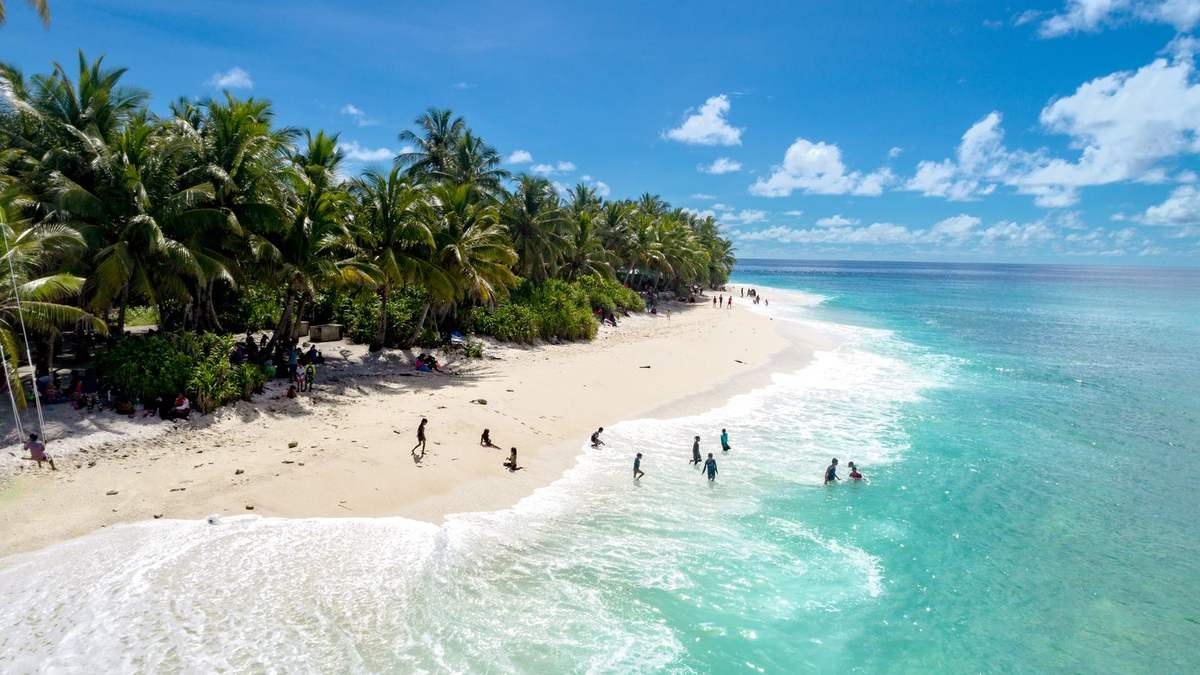
#> input picture brand/destination-photos/beach.jpg, 1200 x 675 px
$ python -i overlays.py   (imports and definitions only)
#> lines starting #> are read from the running program, lines starting #| are printed output that depends on the picture; after the words box and inside, x2 and y2 are one past the last pixel; in counts of white or black regions, pixels touching at a corner belong together
"""Deterministic 1080x1920 transparent overlays (never let the video model render text):
type labels, dialogue captions, supers, and the plug's real-app pop-in cards."""

from __future__ import annotations

from pathlib import Path

from PIL import Image, ImageDraw, ImageFilter, ImageFont

W, H = 1080, 1920
REPO = Path(__file__).resolve().parents[4]
FONT_B = str(REPO / "assets/fonts/Inter-Bold.ttf")
FONT_R = str(REPO / "assets/fonts/Inter-Regular.ttf")
AMBER = (255, 184, 28)
NAVY = (12, 27, 51)


def font(size: int, bold: bool = True) -> ImageFont.FreeTypeFont:
    return ImageFont.truetype(FONT_B if bold else FONT_R, size)


# [87 lines left out: functions _wrap, label, stroke_text, hook, card, not called in this run]


def app_card(src: Path, out: Path, scale: float = 0.5, x: int = 500, y: int = 330) -> None:
    """A real Play-store frame as a rounded floating card with a shadow (plug pop-ins)."""
#> called with out = 'out.png', scale = 0.5, x = 500, y = 330
    shot = Image.open(src).convert("RGB")
#> shot is the input picture: PIL image 1200x675 RGB; mean R, G, B 124.1, 161.1, 170.7
    w, h = int(W * scale), int(H * scale)
    shot = shot.resize((w, h), Image.LANCZOS)
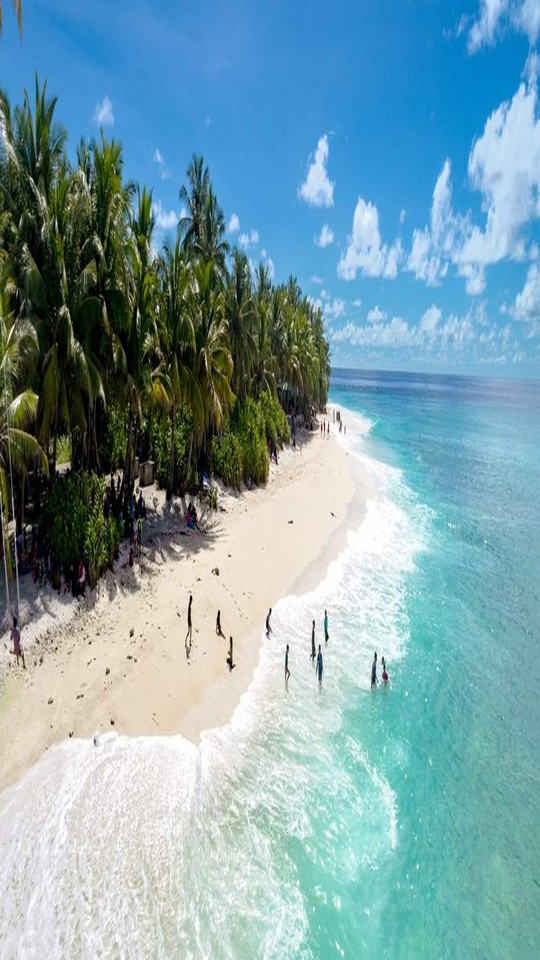
#> shot: PIL image 540x960 RGB; mean R, G, B 124.1, 161.1, 170.7
    mask = Image.new("L", (w, h), 0)
#> mask: PIL image 540x960 L; every value is 0
    ImageDraw.Draw(mask).rounded_rectangle([0, 0, w, h], 36, fill=255)
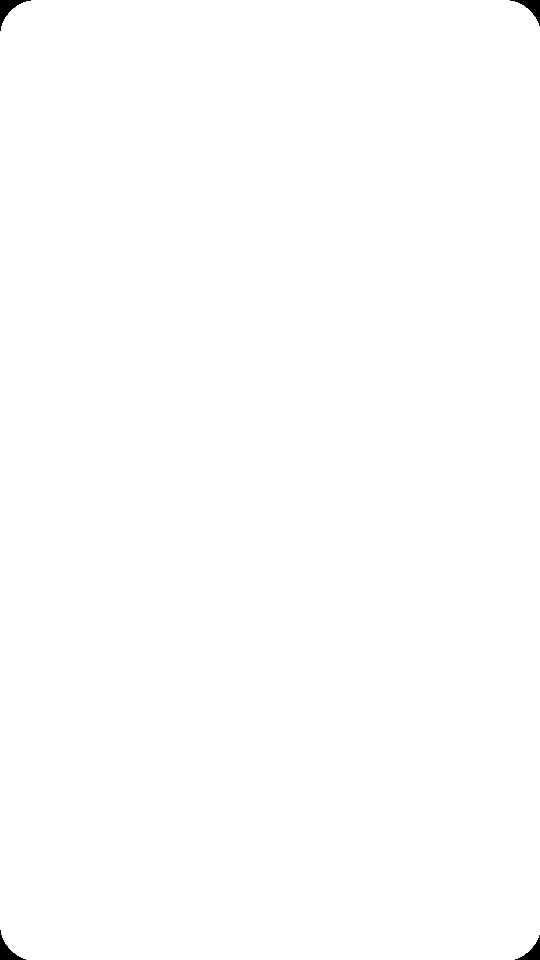
#> mask: PIL image 540x960 L; 99.8% white; 4 black regions, box (x1, y1, x2, y2) and area: (0, 0, 31, 31) 287, (510, 0, 540, 26) 256, (0, 930, 26, 960) 256, (515, 935, 540, 960) 226
    im = Image.new("RGBA", (W, H), (0, 0, 0, 0))
#> im: PIL image 1080x1920 RGBA; every value is 0
    sh = Image.new("RGBA", (W, H), (0, 0, 0, 0))
    ImageDraw.Draw(sh).rounded_rectangle([x, y + 14, x + w, y + h + 14], 36, fill=(0, 0, 0, 140))
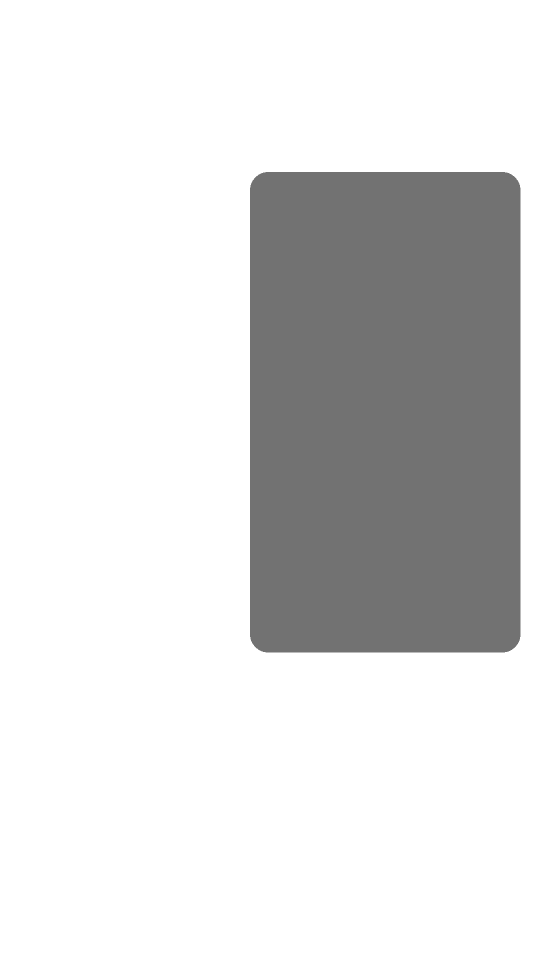
#> sh: PIL image 1080x1920 RGBA (shown at 1/2 size); mean R, G, B, A 0, 0, 0, 35; transparent parts drawn white
    im = Image.alpha_composite(im, sh.filter(ImageFilter.GaussianBlur(18)))
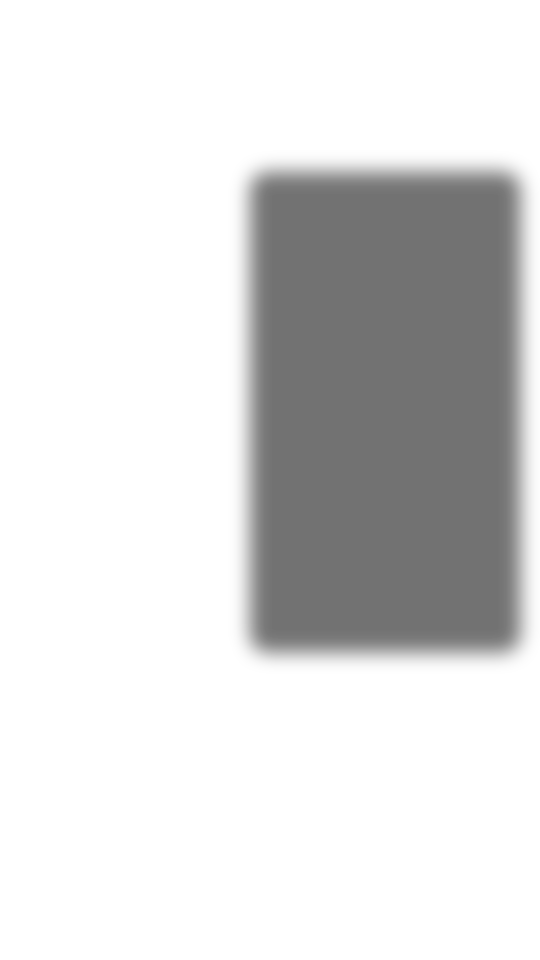
#> im: PIL image 1080x1920 RGBA (shown at 1/2 size); mean R, G, B, A 0, 0, 0, 35; transparent parts drawn white
    border = Image.new("RGBA", (w + 12, h + 12), (0, 0, 0, 0))
#> border: PIL image 552x972 RGBA; every value is 0
    ImageDraw.Draw(border).rounded_rectangle([0, 0, w + 11, h + 11], 42, fill=(255, 255, 255, 255))
    im.alpha_composite(border, (x - 6, y - 6))
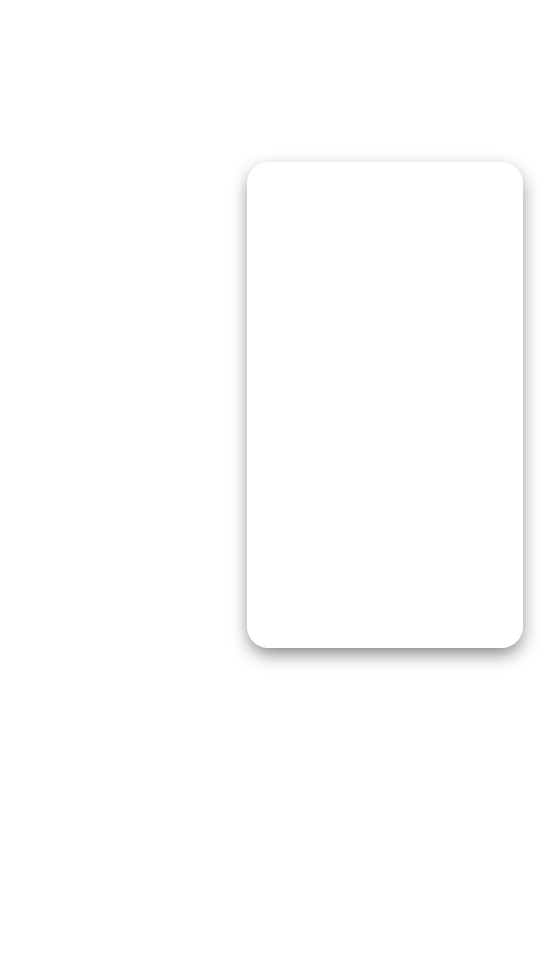
#> im: PIL image 1080x1920 RGBA (shown at 1/2 size); mean R, G, B, A 65.8, 65.8, 65.8, 66.9; transparent parts drawn white
    im.paste(shot, (x, y), mask)
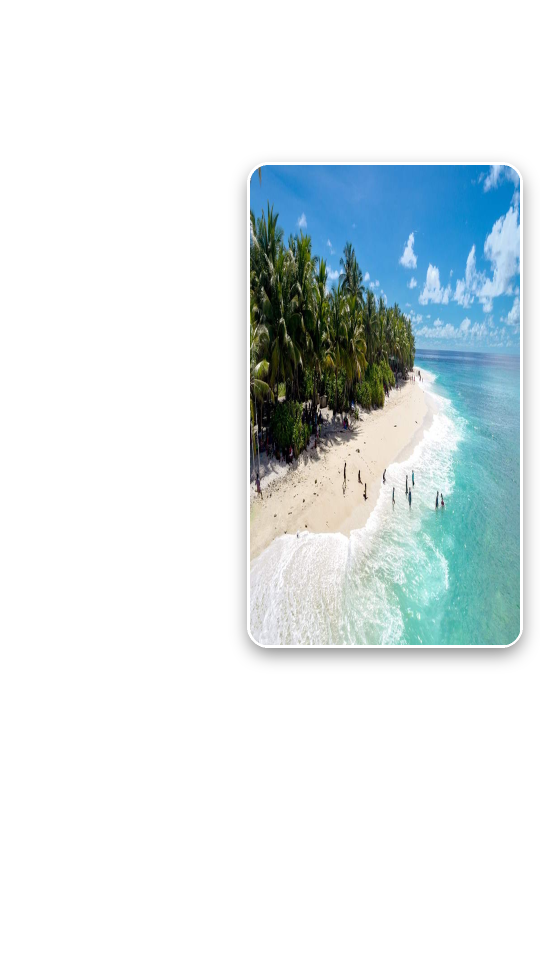
#> im: PIL image 1080x1920 RGBA (shown at 1/2 size); mean R, G, B, A 33.1, 42.4, 44.7, 66.9; transparent parts drawn white
    im.save(out)

>>> result = app_card('../../../brand/destination-photos/beach.jpg', 'out.png')

$ run again, on brand/destination-photos/coast.jpg
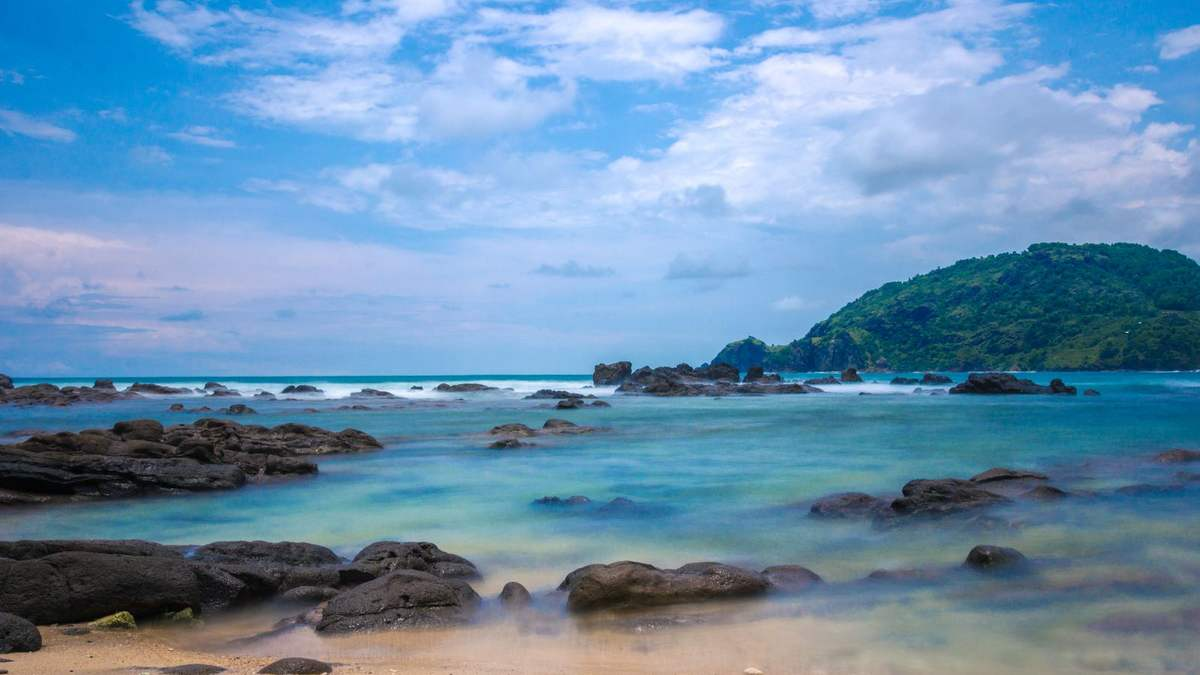
#> input picture brand/destination-photos/coast.jpg, 1200 x 675 px
#> in app_card, shot is the input picture: PIL image 1200x675 RGB; mean R, G, B 106.7, 144.2, 175.6
#> in app_card, `shot = shot.resize((w, h), Image.LANCZOS)`:
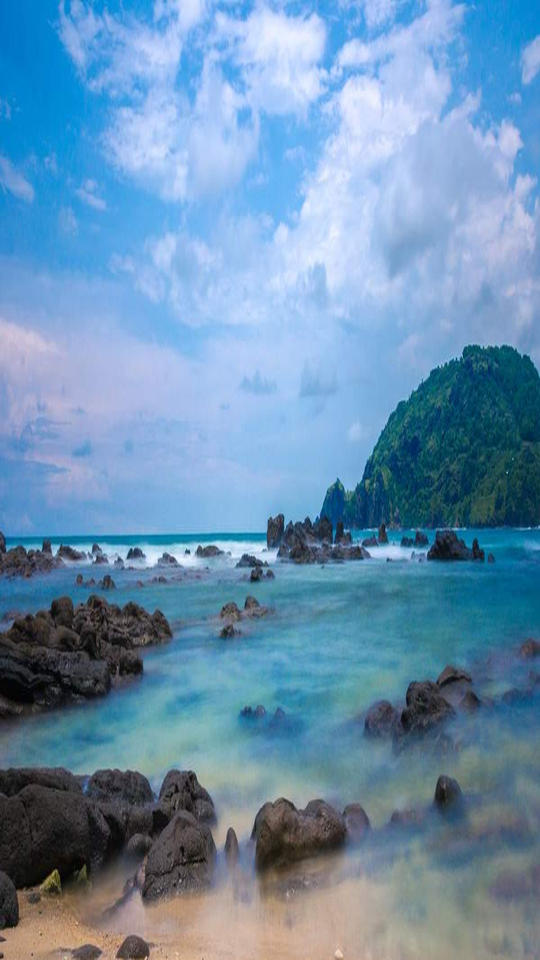
#> shot: PIL image 540x960 RGB; mean R, G, B 106.7, 144.2, 175.6
#> in app_card, `im.paste(shot, (x, y), mask)`:
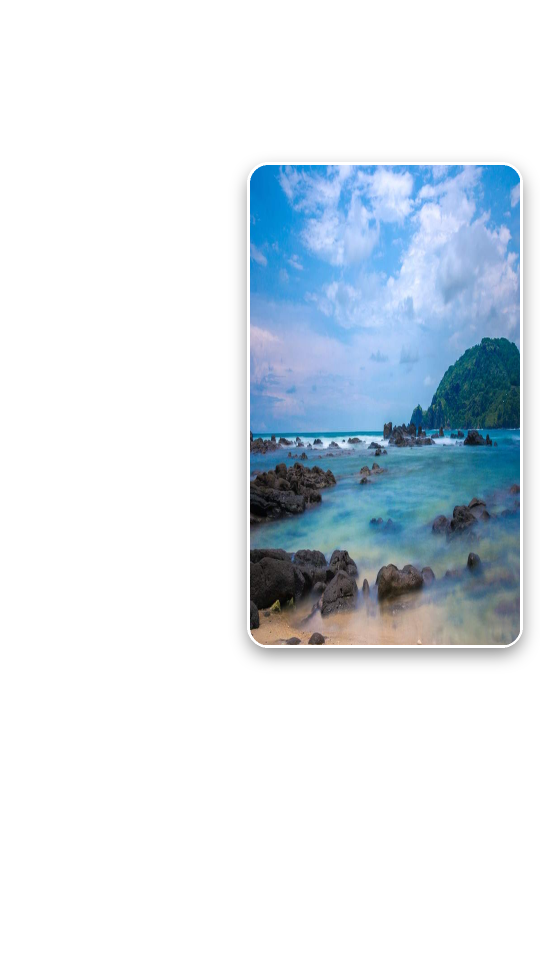
#> im: PIL image 1080x1920 RGBA (shown at 1/2 size); mean R, G, B, A 28.8, 38.2, 46, 66.9; transparent parts drawn white
